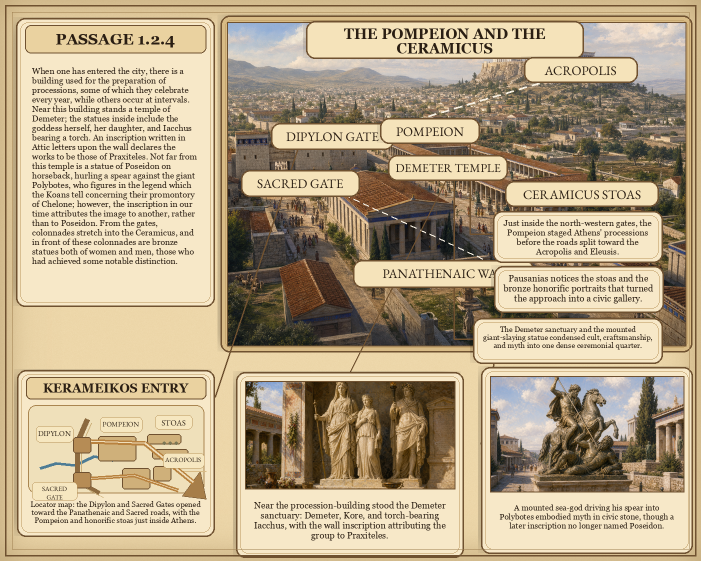
#> input picture graphic_book/images/1/2/4.png, 1402 x 1122 px (shown at 1/2 size)
$ python -i render_passage_1_8_2.py   (imports and definitions only)
#> lines starting #> are read from the running program, lines starting #| are printed output that depends on the picture
### graphic_book_fonts.py
"""Select explicit or installed serif fonts on macOS and Linux."""

import os
from pathlib import Path


def installed_font(variable: str, candidates: list[str]) -> str:
    """Honor configured fonts and fail before rendering if none is installed."""
#> called with variable = 'PAUSANIAS_GRAPHIC_BOOK_BODY_FONT'
    configured = os.environ.get(variable)
    if configured:
        candidates = [configured]
    for candidate in candidates:
        if Path(candidate).is_file():
            return candidate
#> further down, picture is the input picture: PIL image 1402x1122 RGB; mean R, G, B 183.2, 165.6, 135.5
    raise RuntimeError(f"Install a serif font or set {variable}; checked {candidates}")


BODY_FONT = installed_font(
    "PAUSANIAS_GRAPHIC_BOOK_BODY_FONT",
    [
        "/System/Library/Fonts/Supplemental/Georgia.ttf",
        "/usr/share/fonts/truetype/dejavu/DejaVuSerif.ttf",
        "/usr/share/fonts/truetype/liberation2/LiberationSerif-Regular.ttf",
    ],
)
TITLE_FONT = installed_font(
    "PAUSANIAS_GRAPHIC_BOOK_TITLE_FONT",
    [
        "/System/Library/Fonts/Supplemental/Georgia Bold.ttf",
        "/usr/share/fonts/truetype/dejavu/DejaVuSerif-Bold.ttf",
        "/usr/share/fonts/truetype/liberation2/LiberationSerif-Bold.ttf",
    ],
)
DISPLAY_FONT = installed_font(
    "PAUSANIAS_GRAPHIC_BOOK_DISPLAY_FONT",
    [
        str(Path.home() / "Library/Fonts/EBGaramond-VariableFont_wght.ttf"),
        BODY_FONT,
    ],
)

### graphic_book/render_passage_1_3_2.py
#!/usr/bin/env python3

from __future__ import annotations

import json
import sqlite3
import sys
from dataclasses import asdict, dataclass
from pathlib import Path

ROOT_DIR = Path(__file__).resolve().parents[1]
if str(ROOT_DIR) not in sys.path:
    sys.path.insert(0, str(ROOT_DIR))

from graphic_book_corpus import snapshot_path
from graphic_book_fonts import BODY_FONT, TITLE_FONT, DISPLAY_FONT

from PIL import Image, ImageDraw, ImageFilter, ImageFont, ImageOps


WIDTH = 1402
HEIGHT = 1122
PASSAGE_ID = "1.3.2"

PARCHMENT = "#efd9ab"
PARCHMENT_LIGHT = "#f7e8c8"
PARCHMENT_DEEP = "#d8bb86"
INK = "#2a1e13"
RULE = "#6f5130"
ROAD = "#b8823f"
ROAD_LIGHT = "#f4ead6"
WALL = "#8c6a3f"
CITY = "#cfb07a"
CITY_LIGHT = "#f6e7c0"
BRONZE = "#7b7655"


@dataclass
class FitRecord:
    name: str
    rect: tuple[int, int, int, int]
    font_path: str
    font_size: int
    text_bbox: tuple[int, int, int, int]
    text: str


def root_dir() -> Path:
    return ROOT_DIR


# [245 lines left out: functions load_translation, make_parchment, panel_shadow, paste_with_shadow, crop_to_fill, wrap_text and 6 more, not called in this run]


def draw_leader(draw: ImageDraw.ImageDraw, start: tuple[int, int], end: tuple[int, int]) -> None:
    draw.line((start, end), fill=RULE, width=3)
    draw.ellipse((start[0] - 5, start[1] - 5, start[0] + 5, start[1] + 5), fill=RULE)


# [6 lines left out: function draw_polyline_leader, not called in this run]


def add_border(draw: ImageDraw.ImageDraw) -> None:
    draw.rectangle((10, 10, WIDTH - 10, HEIGHT - 10), outline=RULE, width=3)
    draw.rectangle((24, 24, WIDTH - 24, HEIGHT - 24), outline="#9d7d4e", width=1)


# [263 lines left out: functions make_locator_map, render_page, main, not called in this run]


# [2 lines that do not run on import are left out]

### graphic_book/render_passage_1_8_2.py
#!/usr/bin/env python3

from __future__ import annotations

import json
import sqlite3
import sys
from dataclasses import asdict
from pathlib import Path

ROOT_DIR = Path(__file__).resolve().parents[1]
if str(ROOT_DIR) not in sys.path:
    sys.path.insert(0, str(ROOT_DIR))

from graphic_book_corpus import snapshot_path

from PIL import Image, ImageDraw, ImageEnhance, ImageFilter, ImageOps

from graphic_book.render_passage_1_3_2 import (
    BODY_FONT,
    DISPLAY_FONT,
    FitRecord,
    HEIGHT,
    INK,
    PARCHMENT_DEEP,
    RULE,
    TITLE_FONT,
    WIDTH,
    add_border,
    crop_to_fill,
    draw_fitted_text,
    draw_leader,
    draw_polyline_leader,
    framed_panel,
    make_inset_panel,
    make_label,
    make_parchment,
    paste_with_shadow,
    root_dir,
)


PASSAGE_ID = "1.8.2"
ASSET_DIR = root_dir() / "graphic_book/assets/generated/1_8_2"
MAIN_ART = ASSET_DIR / "main_agora_statues.png"
CALAUREIA_ART = ASSET_DIR / "demosthenes_calaureia.png"
CALLIAS_ART = ASSET_DIR / "callias_artaxerxes.png"


# [20 lines left out: functions load_translation, validate_fit_records, not called in this run]


def warm_art(image: Image.Image, *, grain_strength: float = 0.022) -> Image.Image:
#> called with grain_strength = 0.022
    image = image.convert("RGB")
    image = ImageEnhance.Contrast(image).enhance(1.035)
    image = ImageEnhance.Color(image).enhance(0.94)
    image = ImageEnhance.Sharpness(image).enhance(1.04)
    wash = Image.new("RGB", image.size, "#dfbd82")
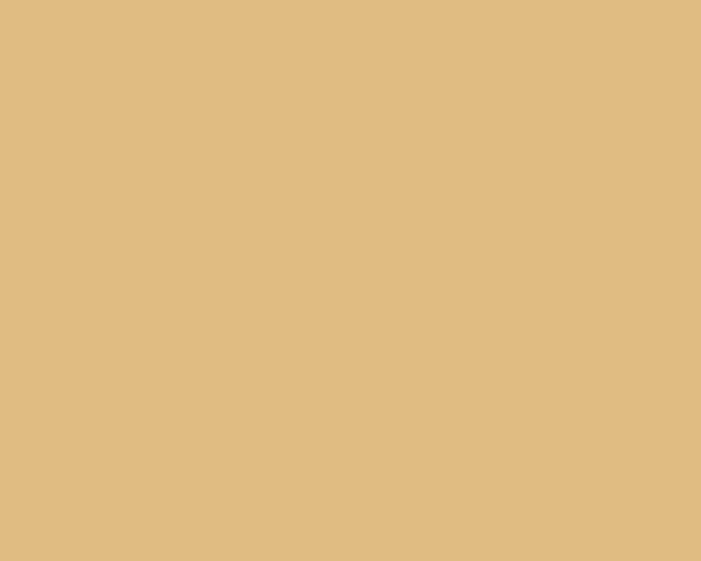
#> wash: PIL image 1402x1122 RGB (shown at 1/2 size); mean R, G, B 223, 189, 130
    image = Image.blend(image, wash, 0.04)
    grain = Image.effect_noise(image.size, 6).convert("L")
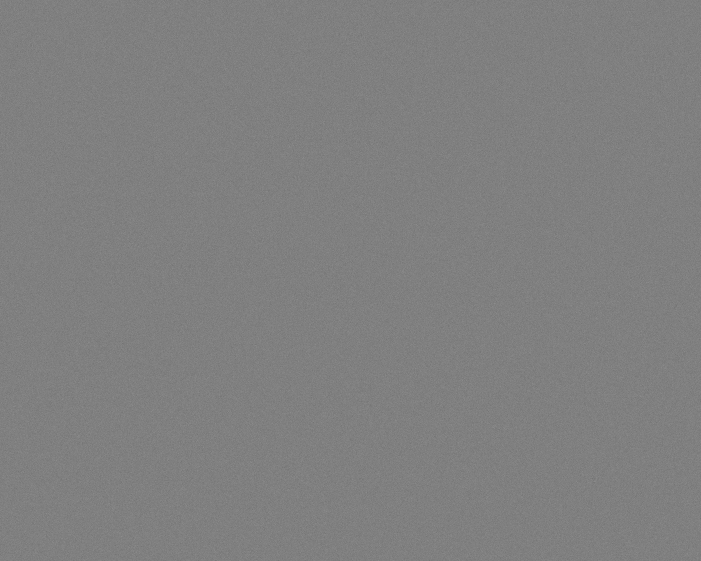
#> grain: PIL image 1402x1122 L (shown at 1/2 size); min 96, max 156, mean 127.5
    grain = ImageOps.autocontrast(grain)
    grain_rgb = ImageOps.colorize(grain, black="#8e693d", white="#fff1ce")
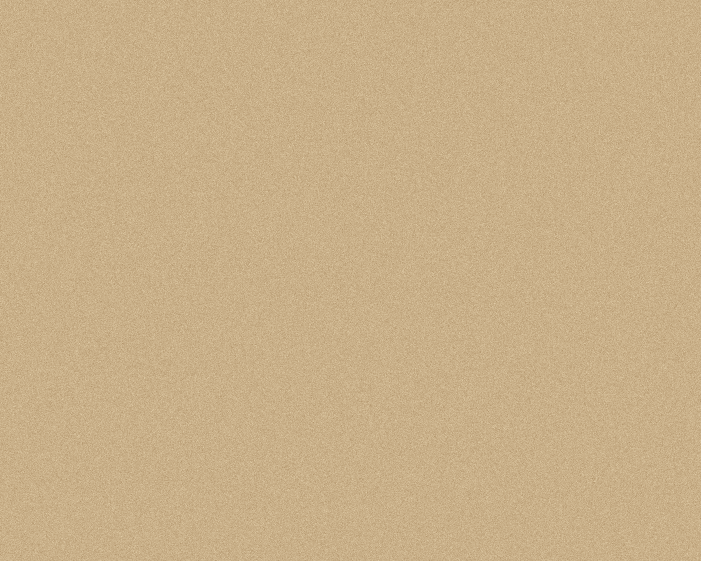
#> grain_rgb: PIL image 1402x1122 RGB (shown at 1/2 size); mean R, G, B 200.7, 175.6, 136.4
    return Image.blend(image, grain_rgb, grain_strength)


# [271 lines left out: functions make_compact_callout, make_locator, render_page, main, not called in this run]


# [2 lines not run here, left out]

>>> from PIL import Image
>>> picture = Image.open('images/1/2/4.png')
>>> result = warm_art(picture)
